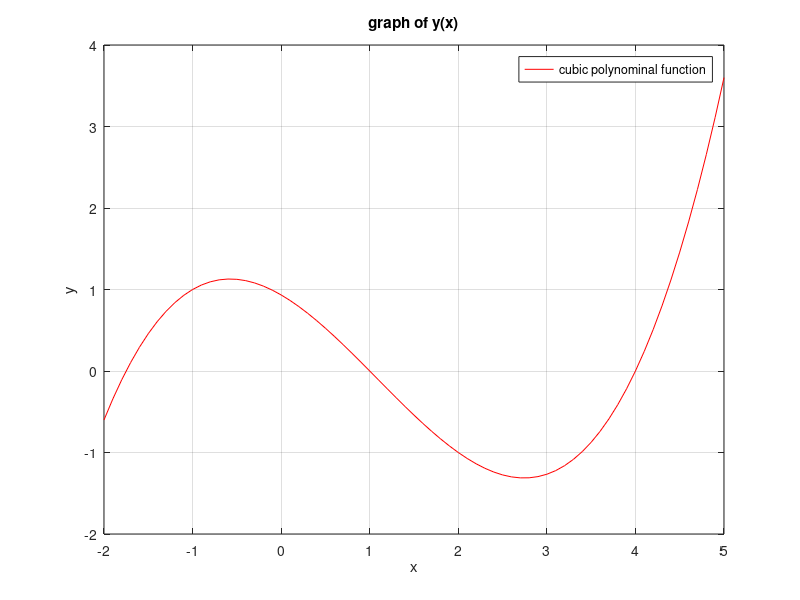

The MATLAB source for this figure: (Note: this script raises an error after producing the figure.)
%% %%%%%%%%%%%%%%%%%%%%%%%%%%%%
fprintf("[Prob 1]\n")

((sqrt(67)+2.2) * sin(2.54))/(24.4^3 - 10.2^2)
(1.4 + tand(27)) / (3*exp(1.7) + log(24))

x = 1:1:5;
y = 3:3:15;

z3 = y.*cos(x.^2+y.^2) - sqrt(x.^3/(y-x))

pause

%% %%%%%%%%%%%%%%%%%%%%%%%%%%%%%
fprintf("[Prob 2]\n")

A = [-eye(3) [3*ones(2, 3); zeros(1,3)]]

pause

%% %%%%%%%%%%%%%%%%%%%%%%%%%%%%%
fprintf("[Prob 3]\n")

A = [1 -1 1 -1; 1 1 1  1; 1 2 4 8; 1 4 16 64];
B = [1; 0; -1; 0];

sol = A\B

x = -2:0.1:5;
y = sol(1) + sol(2) .* x + sol(3) .* x.^2 + sol(4) .* x.^3;

plot(x, y, 'r');

grid on
title("graph of y(x)")
xlabel('x'); ylabel('y');
legend("cubic polynominal function")

pause

%% %%%%%%%%%%%%%%%%%%%%%%%%%%%%
fprintf("[Prob 4]\n")

A = rand(5);
summation = zeros(1, 25);
for i = 1:25
    if (A(i) > 0.25 & A(i) < 0.75)
        summation(i) = A(i);
    end
end

disp("if statement")
sum(summation)
disp("using index")
indx = (A > 0.25 & A < 0.75);
sum2 = summation(indx);
sum(sum2)

pause

clear; clc; close all

%% %%%%%%%%%%%%%%%%%%%%%%%%%%%%%%%
fprintf("[Prob 5]\n")

x = -10:0.5:10;
y = -8:0.5:8;

x = x + (x==0) * eps;
y = y + (y==0) * eps;

[X,Y] = meshgrid(x, y);

Z = (Y.^2 .* sin(X)) ./ x;

indx = (Z>20 & (Z<40));

disp("number os points is %d", sum(sum(indx)))

subplot(1, 2, 1);
mesh(X, Y, Z);
view([30, 20])
title("Graph using mesh function")

subplot(1,2,2)
surf(X, Y, Z, EdgeColor="none")
view([30, 20])
title("Graph using surf function")

%% %%%%%%%%%%%%%%%%%%%%%%%%%%%
fprintf("[Prob 6]\n")

x0 = -1.5:0.01:2;
y0 = -2 + 5.*x0 + 2.*x0.^2 -3.*x0.^3;

plot(x0, y0, 'k')
hold on
grid on

for i = 1:3
    x = input("input value (-1.5<x<2) : ");
    y = -2 + 5.*x + 2.*x.^2 -3.*x.^3;
    if (x < -1.5 | x > 2)
        error("please write right value")
    elseif y >= 0
        plot(x, y, 'ro')
    else 
        plot(x, y, 'bo')
    end
end


plot(x, y)